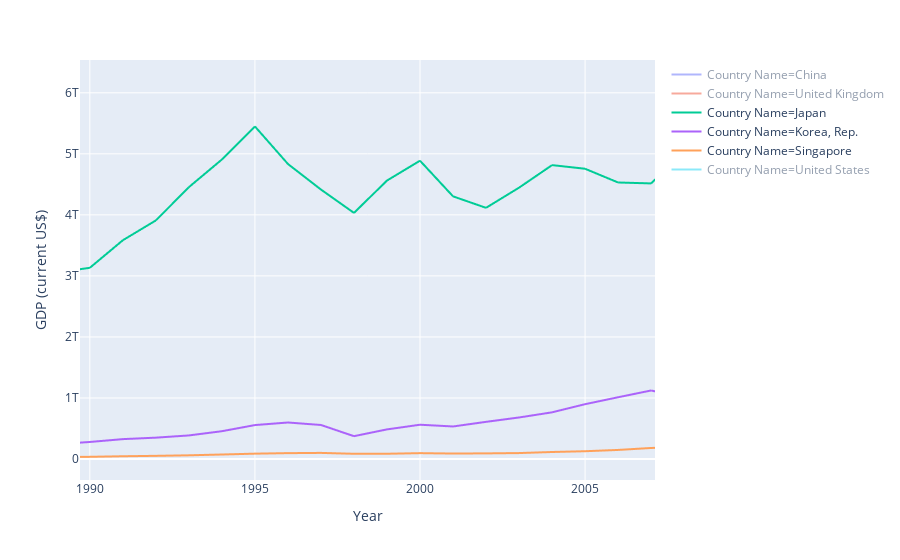

The cell this chart's notebook holds for it:
### Code cell
fig.show()

### Figure 1 — Plotly figure (JSON) as saved in the notebook; plotly's stock layout.template omitted (floating-point values rounded to 4 significant figures; data arrays with more than 128 entries replaced by an {"elided": "..."} marker saying what was removed)
{"data": [{"hoverlabel": {"namelength": 0}, "hovertemplate": "Country Name=China<br>Year=%{x}<br>GDP (current US$)=%{y}", "legendgroup": "Country Name=China", "line": {"color": "#636efa", "dash": "solid"}, "mode": "lines", "name": "Country Name=China", "showlegend": true, "type": "scattergl", "visible": "legendonly", "x": {"elided": "180 str values"}, "xaxis": "x", "y": {"elided": "180 float values"}, "yaxis": "y"}, {"hoverlabel": {"namelength": 0}, "hovertemplate": "Country Name=United Kingdom<br>Year=%{x}<br>GDP (current US$)=%{y}", "legendgroup": "Country Name=United Kingdom", "line": {"color": "#EF553B", "dash": "solid"}, "mode": "lines", "name": "Country Name=United Kingdom", "showlegend": true, "type": "scattergl", "visible": "legendonly", "x": {"elided": "180 str values"}, "xaxis": "x", "y": {"elided": "180 float values"}, "yaxis": "y"}, {"hoverlabel": {"namelength": 0}, "hovertemplate": "Country Name=Japan<br>Year=%{x}<br>GDP (current US$)=%{y}", "legendgroup": "Country Name=Japan", "line": {"color": "#00cc96", "dash": "solid"}, "mode": "lines", "name": "Country Name=Japan", "showlegend": true, "type": "scattergl", "x": {"elided": "180 str values"}, "xaxis": "x", "y": {"elided": "180 float values"}, "yaxis": "y"}, {"hoverlabel": {"namelength": 0}, "hovertemplate": "Country Name=Korea, Rep.<br>Year=%{x}<br>GDP (current US$)=%{y}", "legendgroup": "Country Name=Korea, Rep.", "line": {"color": "#ab63fa", "dash": "solid"}, "mode": "lines", "name": "Country Name=Korea, Rep.", "showlegend": true, "type": "scattergl", "x": {"elided": "180 str values"}, "xaxis": "x", "y": {"elided": "180 float values"}, "yaxis": "y"}, {"hoverlabel": {"namelength": 0}, "hovertemplate": "Country Name=Singapore<br>Year=%{x}<br>GDP (current US$)=%{y}", "legendgroup": "Country Name=Singapore", "line": {"color": "#FFA15A", "dash": "solid"}, "mode": "lines", "name": "Country Name=Singapore", "showlegend": true, "type": "scattergl", "visible": true, "x": {"elided": "180 str values"}, "xaxis": "x", "y": {"elided": "180 float values"}, "yaxis": "y"}, {"hoverlabel": {"namelength": 0}, "hovertemplate": "Country Name=United States<br>Year=%{x}<br>GDP (current US$)=%{y}", "legendgroup": "Country Name=United States", "line": {"color": "#19d3f3", "dash": "solid"}, "mode": "lines", "name": "Country Name=United States", "showlegend": true, "type": "scattergl", "visible": "legendonly", "x": {"elided": "180 str values"}, "xaxis": "x", "y": {"elided": "180 int values"}, "yaxis": "y"}], "layout": {"autosize": true, "dragmode": "zoom", "legend": {"tracegroupgap": 0}, "margin": {"t": 60}, "xaxis": {"anchor": "y", "autorange": false, "domain": [0, 1], "range": [1990.0, 2007.0], "title": {"text": "Year"}, "type": "linear"}, "yaxis": {"anchor": "x", "autorange": false, "domain": [0, 1], "range": [-343900000000.0, 6537000000000.0], "title": {"text": "GDP (current US$)"}, "type": "linear"}}}
